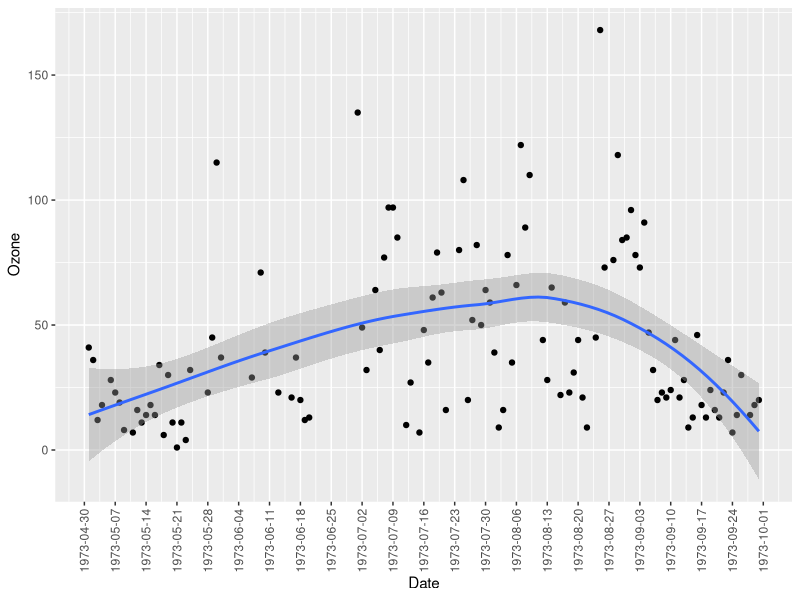
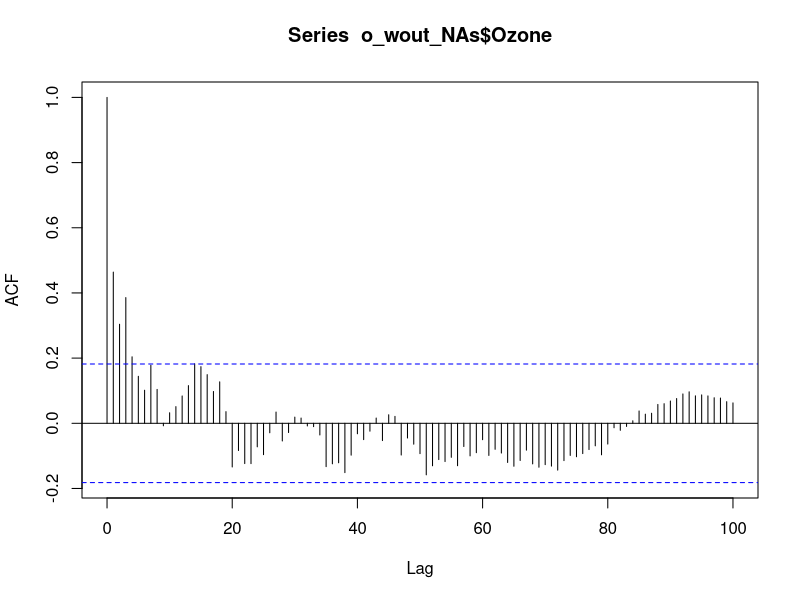
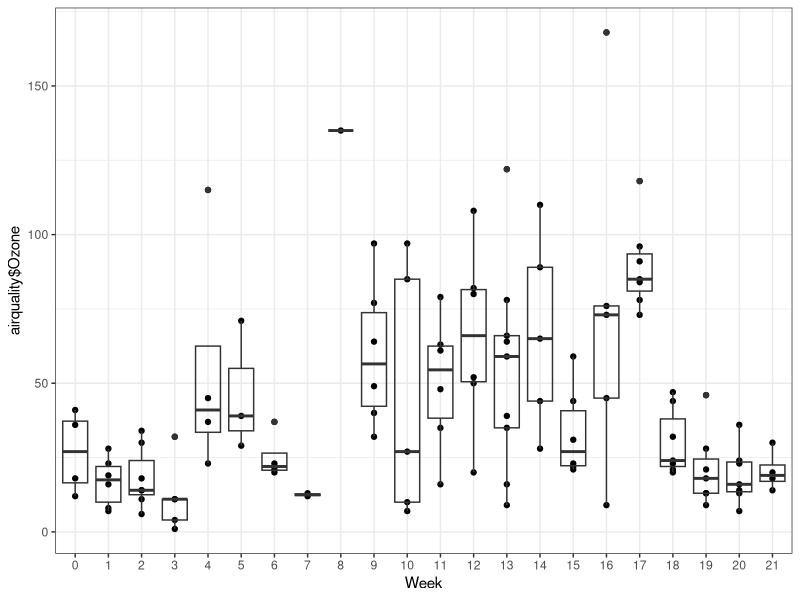

Here is the R script that generated these plots, in order: (Note: this script raises an error after producing the figures.)
## ---- chunk 1
knitr::opts_chunk$set(echo = FALSE) # knits results only from code chunks
## ---- chunk 2
library(tidyverse) # a universe of tidy data packages
## ---- chunk 3
airquality <- datasets::airquality
airquality$Date <- lubridate::as_date(paste(1973, airquality$Month, airquality$Day, sep= ' '))
head(airquality)
o_wout_NAs <- airquality[ !is.na(airquality$Ozone), ]
num_points <- nrow(airquality)
perc_NAs <- round((nrow(airquality) - nrow(o_wout_NAs))/nrow(airquality)*100, digits=0) 
plot_ozone <- ggplot(airquality, aes(Date, Ozone))+
  geom_point()+
  geom_smooth()+
  theme(axis.text.x = element_blank())+
  scale_x_date(date_breaks = "1 week")+
  theme(axis.text.x = element_text(angle=90, vjust=0.5))
#span = 5 months
#frequency = 1 data point/day
plot_ozone
view(perc_NAs)

## ---- chunk 4
acf(o_wout_NAs$Ozone, lag.max = 100)
## ---- chunk 5
# your code here
airquality$week <- ((airquality$Month - 5)*30 + (airquality$Month %% 2) + airquality$Day) %/%7
#view(airquality)
airqualityS <- airquality %>% 
  group_by(week) %>% # group by category
  summarize(Ozone_mean=mean(Ozone, na.rm = TRUE), 
            Temp_mean=mean(Temp, na.rm = TRUE), 
            Solar_mean=mean(Solar.R, na.rm = TRUE))
summary(airqualityS)
airqualityS
#view(airqualityS)
plt_O_week <-  ggplot(airquality, aes(as.factor(week), airquality$Ozone))+
  geom_point()+
  geom_boxplot(fill=NA)+
  theme_bw()+
  labs(x="Week")
plt_O_week

airquality2 <- airquality
airqualityS[2]
  
plt_O_week_mean <-  ggplot(airquality, aes(Date, Ozone_mean))+
   geom_point()+
  geom_smooth()+
  theme_bw()+
  scale_x_date(date_breaks = "1 week")+
  theme(axis.text.x = element_text(angle=90, vjust=0.5))
plt_O_week_mean
## ---- chunk 6
# your code here
num_points <- nrow(o_wout_NAs)
mean_ozone <- sum(o_wout_NAs$Ozone)/num_points

print(mean_ozone)

auto_covariance <- function(k) 
  
  return()
## ---- chunk 7
# your code here
